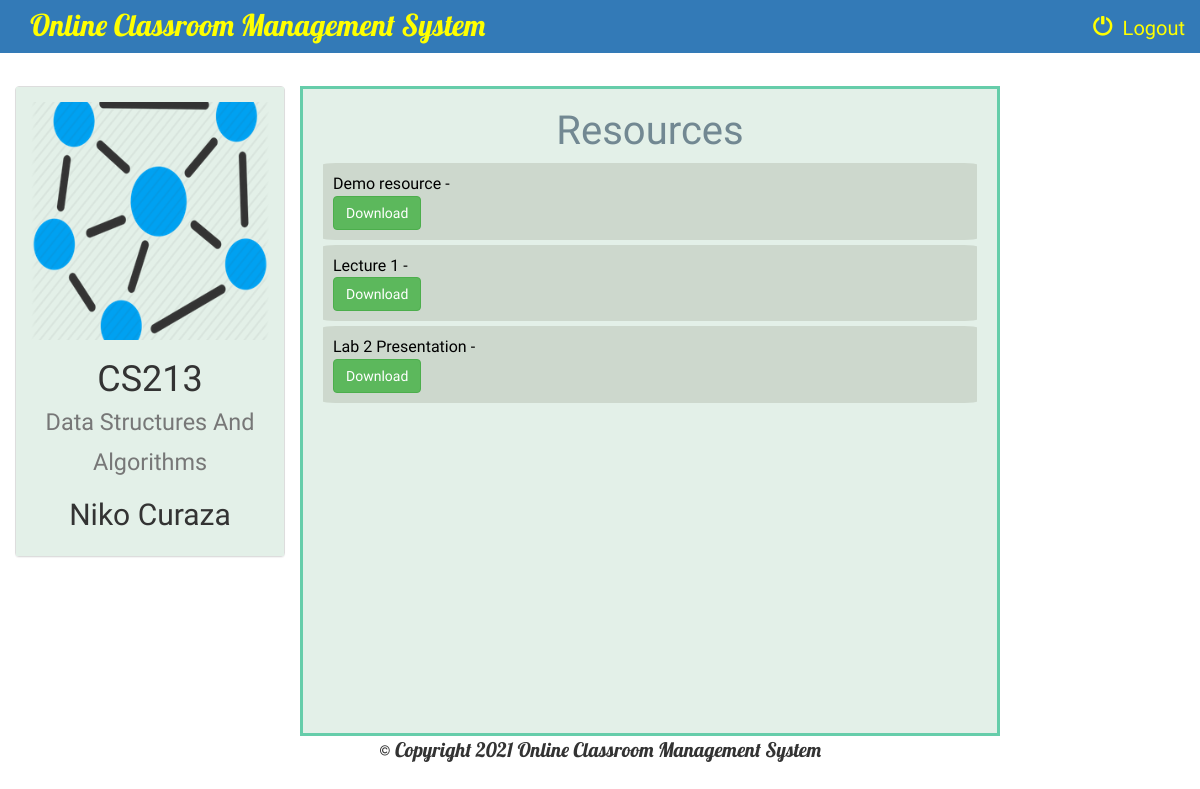
Screenshot of /course/1/view_resources/ (signed in) with the database file from the repository.
### instructor/models.py (models this page shows, shortened)
class Course(models.Model):
    name = models.CharField(max_length=100)
    code = models.CharField(max_length=100)
    instructor = models.ForeignKey(Instructor, on_delete=models.CASCADE)
    course_logo = models.FileField(default=1)

class Instructor(models.Model):
    user = models.ForeignKey(User,on_delete=models.CASCADE, default=1)
    name = models.CharField(max_length=100)
    information = models.CharField(max_length=1000,default=1)
    def __str__(self):
        return self.name

### course/models.py (models this page shows)
class Resources(models.Model):
    file_resource = models.FileField(default='')
    title = models.CharField(max_length=100)
    course = models.ForeignKey(Course, default=1, on_delete=models.CASCADE)

### course/views.py (the view)
# urls.py: path('<int:course_id>/view_resources/', views.view_resources, name='view_resources'),
@login_required
def view_resources(request, course_id):
    course = Course.objects.get(id=course_id)
    resources = Resources.objects.filter(course=course)
    context = {
        'course' : course,
        'resources' : resources,
    }
    return render(request,'course/view_resources.html',context)

### course/templates/course/view_resources.html (shortened to what this page needs)
{% extends 'course/basic_page.html' %}
{% block body %}
<br>
<div class="container-fluid songs-container">
    <div class="row">
    <div class="col-sm-6 col-md-3">
            <div class="panel panel-default">
                <div class="panel-body" style="background-color: #e3f0e8;border: 0px solid #66cdaa;">
                    <a href="{% url 'course:detail' course.id %}">
                        {% if course.course_logo %}
                            <img src="{{ course.course_logo.url }}" class="img-responsive">
                        {% else %}
                            <h3>No image to display</h3>
                        {% endif %}
                    </a>
                    <h1 align="center">{{ course.code }}<br> <small>{{ course.name }}</small></h1>
                    <h2 align="center">{{ course.instructor }}</h2>
                </div>
            </div>
        </div>
        <div class="col-sm-7" style="position:fixed-righ; overflow-y: scroll; height:650px;border: 3px solid #66cdaa;background-color:#e3f0e8;color:black;font-family: 'Abhaya Libre';font-size:16px;">
        <h3 align="center"; style="text-align:center;font-family:Volkhov,cursive;font-size:40px;color: #728892">Resources</h3>
    {% for resource in resources reversed %}
            <div style="background-color:#CDD8CD; border-radius:2%;padding:10px; margin:5px">
        {{ resource.title }} -
                <div style="position:right">
        <a href="{{ resource.file_resource.url }}" style="text-align:right">
            <button type="submit" class="btn btn-success">Download</button>
        </a><br>
                    </div>
            </div>
    {% endfor %}
        </div>
</div>
</div>
{% endblock %}

### course/templates/course/basic_page.html (style rules this page uses)
a { color: yellow; }
body { background: url('') no-repeat center center fixed; background-size: cover; font-family: Ledger;font-size: 20px; }

### rows the page displays
Course: course_logo (picture), code "CS213", name "Data Structures And Algorithms", instructor "Niko Curaza"
Resources: title "Demo resource"
Resources: title "Lecture 1"
Resources: title "Lab 2 Presentation"
